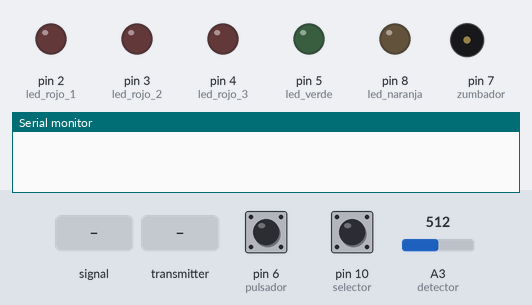
A sketch run on a simulated Arduino Uno, built with avr-gcc and run on an emulated ATmega328P. Shown: output pins drawn as LEDs (lit = HIGH), buzzer (waves = sounding, pin HIGH), the last lines printed to the serial monitor. Inputs (shaded band) come from the test bench; at power-on: pin 6 (pulsador) HIGH, pin 10 (selector) LOW, A3 (detector) = 512. Random numbers use the default seed unless the sketch sets one; no radio packets arrive unless stated.

Above: at 1.2 s.
1.3 s: pin 6 (pulsador) pulled LOW for 0.15 s
At 3.3 s:
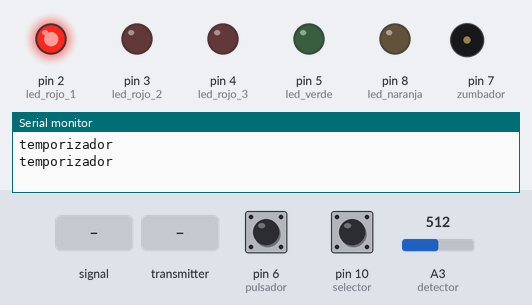
4.4 s: A3 (detector) fed a 200 Hz sine of ±81 counts around its level
At 5.1 s:
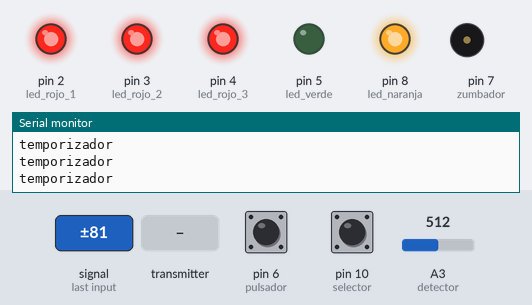
7.4 s: the transmitter starts sending recibido = 0
10.4 s: the transmitter starts sending recibido = 256
13.4 s: pin 10 (selector) pulled HIGH for 0.15 s
At 15.1 s:
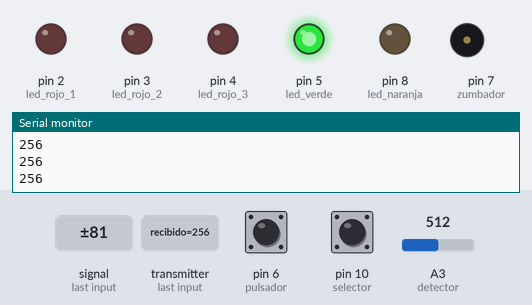
15.4 s: pin 6 (pulsador) pulled LOW for 1 s
At 21.3 s:
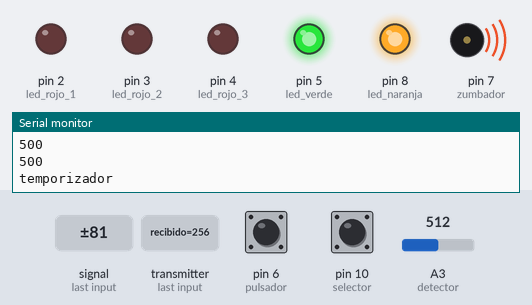
Timing chart, 0 to 21.9 s (numbered marks = the images above; inputs shaded):
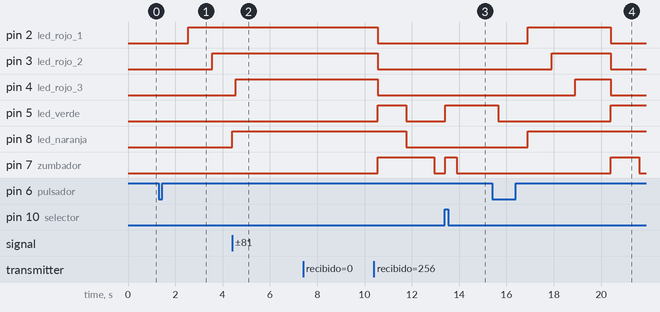

The sketch:

control_tramo_salida.ino
```cpp
#include <SPI.h>
#include "nRF24L01.h"
#include "RF24.h"


RF24 radio(15, 16);
const uint64_t pipes[2] = { 0xF0F0F0F0E1LL, 0xF0F0F0F0D2LL };

int pulsador = 6;
int zumbador = 7;
int led_rojo_1 = 2;
int led_rojo_2 = 3;
int led_rojo_3 = 4;
int led_verde = 5;
int led_naranja = 8;
int detector = A3;
int selector = 10;
boolean estado_selector ;
int estado_detector;
boolean estado_pulsador;
boolean tramo_iniciado = false;
boolean penalizacion = false;
int timer = 5;
boolean inicio = false;
int recibido;
boolean inicio_automatico = false;
unsigned long previousMillis = 0;
long interval = 1000;


void setup() {
  pinMode (detector, INPUT);
  pinMode (pulsador, INPUT);
  pinMode (zumbador, OUTPUT);
  pinMode (led_rojo_1, OUTPUT);
  pinMode (led_rojo_2, OUTPUT);
  pinMode (led_rojo_3, OUTPUT);
  pinMode (led_verde, OUTPUT);
  pinMode (led_naranja, OUTPUT);
  pinMode (selector, INPUT);

  Serial.begin(9600);
  radio.begin();
  radio.setRetries(15, 15);
  radio.openWritingPipe(pipes[0]);
  radio.openReadingPipe(1, pipes[1]);
  radio.startListening();


}

void loop() {

  while (radio.available() )
  {
    radio.read( &recibido, sizeof(int) );
    Serial.println(recibido);
    if (recibido == 0)
    {
      final_tramo();
    }
    if (recibido == 1)
    {
      if (estado_selector == LOW)
      {
        secuencia_inicio();
      }
    }
    if (recibido == 3)
    {
      reinicio_sistema();
    }
  }


  estado_selector = digitalRead (selector);

  if (estado_selector == HIGH)
  {
    estado_detector = analogRead(detector);
    //Serial.println(estado_detector);
    if (estado_detector <= 450 and tramo_iniciado==LOW)
    {
      tramo_iniciado = HIGH;
      digitalWrite ( led_verde, HIGH);
      radio.stopListening();
      recibido = 1;
      bool ok = radio.write( &recibido, sizeof(int) );
      digitalWrite (zumbador, HIGH);
      delay(500);
      digitalWrite (zumbador, LOW);
      radio.startListening();

    }

    estado_pulsador = digitalRead (pulsador);

    if (estado_pulsador == LOW and tramo_iniciado == HIGH )
    {
      radio.stopListening();
      recibido = 5;
      bool ok = radio.write( &recibido, sizeof(int) );
      delay(250);
      radio.startListening();
      reinicio_sistema();
    }
  }
  else
  {
    estado_pulsador = digitalRead (pulsador);

    if ( estado_pulsador == LOW and tramo_iniciado == false)
    {
      radio.stopListening();
      recibido = 4;
      bool ok = radio.write( &recibido, sizeof(int) );
      delay(250);
      radio.startListening();
      secuencia_inicio();
    }

    if (estado_pulsador == LOW and tramo_iniciado == true)
    {
      radio.stopListening();
      recibido = 5;
      bool ok = radio.write( &recibido, sizeof(int) );
      delay(250);
      radio.startListening();
      reinicio_sistema();
    }
  }
  delay(2);
}

void secuencia_inicio()
{
  digitalWrite (led_rojo_1, LOW);
  digitalWrite (led_rojo_2, LOW);
  digitalWrite (led_rojo_3, LOW);
  digitalWrite (led_verde, LOW);
  digitalWrite (led_naranja, LOW);
  delay(1000);
  inicio = true ;
  while (inicio == true)
  {
    temporizador();
    timer = timer - 1;
    if (timer == 4)
    {
      digitalWrite (led_rojo_1, HIGH);
    }
    if (timer == 3)
    {
      digitalWrite (led_rojo_2, HIGH);
    }
    if (timer == 2)
    {
      digitalWrite (led_rojo_3, HIGH);
    }
    if (timer == 1)
    {
      int aleatorio = (random(0, 11) * 500);
      Serial.println(aleatorio);
      interval = aleatorio;
      Serial.println(interval);
      temporizador();
      digitalWrite (led_rojo_1, LOW);
      digitalWrite (led_rojo_2, LOW);
      digitalWrite (led_rojo_3, LOW);
      digitalWrite (led_verde, HIGH);
      radio.stopListening();
      if (penalizacion == false)
      {
        recibido = 1;
      }
      else
      {
        recibido = 2;
        penalizacion = false;
      }

      bool ok = radio.write( &recibido, sizeof(int) );
      digitalWrite (zumbador, HIGH);
      delay(1200);
      digitalWrite (zumbador, LOW);
      radio.startListening();
      inicio = false;
      timer = 5;
      tramo_iniciado = true;
      estado_pulsador = HIGH;
    }
  }
}

void final_tramo()
{
  digitalWrite (led_verde, LOW);
  digitalWrite (led_rojo_1, LOW);
  digitalWrite (led_rojo_2, LOW);
  digitalWrite (led_rojo_3, LOW);
  digitalWrite (led_naranja, LOW);
  tramo_iniciado = false;
  digitalWrite (zumbador, HIGH);
  delay(1200);
  digitalWrite (zumbador, LOW);
}

void reinicio_sistema()
{
  digitalWrite (led_rojo_1, LOW);
  digitalWrite (led_rojo_2, LOW);
  digitalWrite (led_rojo_3, LOW);
  digitalWrite (led_verde, LOW);
  digitalWrite (led_naranja, LOW);
  inicio = false;
  tramo_iniciado = false;
  timer = 5;
}
void temporizador()
{
  unsigned long currentMillis;
  Serial.println("temporizador");
  boolean temp = true;
  while (temp == true)
  {
    unsigned long currentMillis = millis();

    if (currentMillis - previousMillis >= interval)
    {
      previousMillis = currentMillis;
      temp = false;
    }
    estado_detector = analogRead(detector);
    if (estado_detector <= 450)
    {
      penalizacion = true;
      digitalWrite(led_naranja, HIGH);
    }
  }
  interval = 1000;
}
```

Measured:
- after the input at 1.3 s, pin 2 (led_rojo_1): LOW → HIGH after 1.3 s; pin 3 (led_rojo_2): LOW → HIGH after 2.3 s
- after the input at 4.4 s, pin 8 (led_naranja): LOW → HIGH at once
- after the input at 7.4 s, every drawn part: stays the same
- after the input at 13.4 s, pin 5 (led_verde): LOW → HIGH at once; pin 7 (zumbador): LOW → HIGH at once, → LOW 0.50 s later
- after the input at 15.4 s, pin 2 (led_rojo_1): LOW → HIGH after 1.5 s, → LOW 3.5 s later; pin 3 (led_rojo_2): LOW → HIGH after 2.5 s, → LOW 2.5 s later; pin 4 (led_rojo_3): LOW → HIGH after 3.5 s, → LOW 1.5 s later; pin 5 (led_verde): HIGH → LOW after 0.25 s, → HIGH 4.8 s later; pin 8 (led_naranja): LOW → HIGH after 1.5 s
